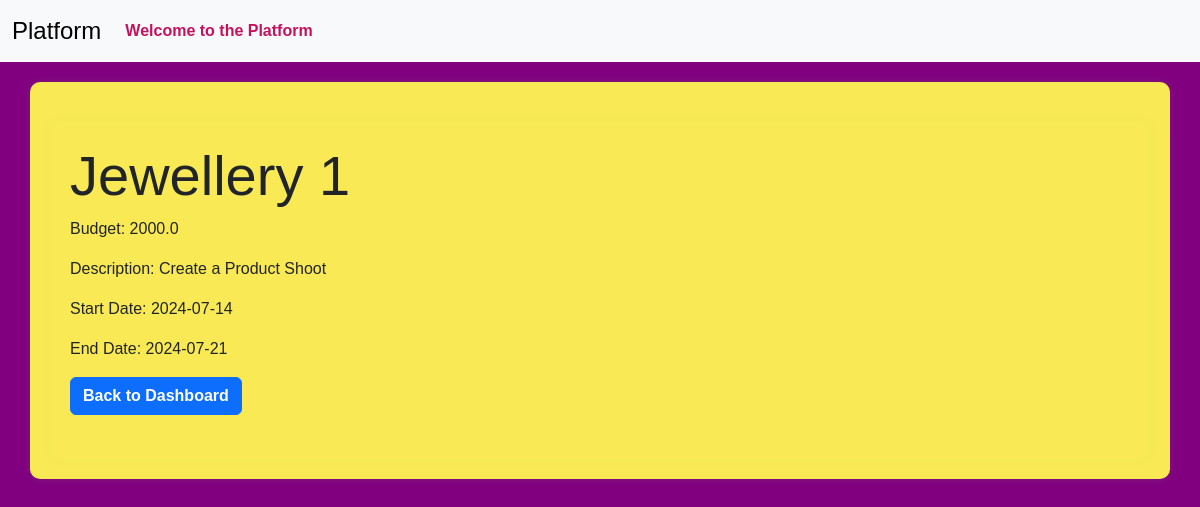
/admin/view_campaign/1 (signed in), run on the app's committed database.
### models.py (models this page shows)
class Campaign(db.Model):
    __tablename__ = 'campaign'
    id = Column(Integer, primary_key=True)
    name = Column(String(256), unique=False)
    description = Column(Text, nullable=True)
    start_date = Column(Date, nullable=False,default=date.today())
    end_date = Column(Date, nullable=False,default=lambda:date.today()+timedelta(days=30))
    budget = Column(Float, nullable=False,default=0.0)
    visibility = Column(Enum('public', 'private', name='visibility_enum'), nullable=False, default='public')
    sponsor_id = Column(Integer, ForeignKey('sponsor.id'), nullable=False)
    flagged = Column(Boolean, default=False)
    status = Column(String(20), nullable=False,default='In Progress')
    niche = db.Column(db.Enum(NicheEnum), nullable=True)
    completion_status = Column(Boolean, default=False)
    sponsor = relationship('Sponsor', backref='campaigns', overlaps="sponsor_campaigns,sponsor_relation")

### routes.py (the view)
@app.route('/admin/view_campaign/<int:campaign_id>')
@auth_required
def admin_view_campaign(campaign_id):
    campaign=Campaign.query.get_or_404(campaign_id)
    return render_template('admin_view_campaign.html',campaign=campaign)

### app.py (called while the page is built)
@login_manager.user_loader
def load_user(user_id):
    return User.query.get(int(user_id))

### routes.py (called while the page is built)
def auth_required(func):
    @wraps(func)
    def inner(*args,**kwargs):
        if 'user_id' in session:
            return func(*args,**kwargs)
        else:
           flash('Kindly login first.')
           return redirect(url_for('login'))
    return inner

### templates/admin_view_campaign.html (shortened to what this page needs)
{% extends 'layout.html' %}
{% block content %}
<div class="container">
    <h1 class="display-4">{{campaign.name}}</h1>
    <p>Budget: {{campaign.budget}}</p>
    <p>Description: {{campaign.description}}</p>
    <p>Start Date: {{campaign.start_date}}</p>
    <p>End Date: {{campaign.end_date}}</p>
    <a href="{{url_for('admin_dashboard')}}" class="btn btn-primary">Back to Dashboard</a><br><br>
</div>
{% endblock %}

### static/profile_pictures/style.css (style rules this page uses)
body { font-family: 'Arial', sans-serif; background-color:#800080; }
.container { margin-top: 20px; background-color: #f9e955; padding: 20px; border-radius: 10px; box-shadow: 0px 0px 10px rgba(154, 241, 83, 0.1); }
.btn { font-weight: bold; }

### data on the page
Campaign: name "Jewellery 1", budget "2000.0", description "Create a Product Shoot", start_date "2024-07-14", end_date "2024-07-21"
